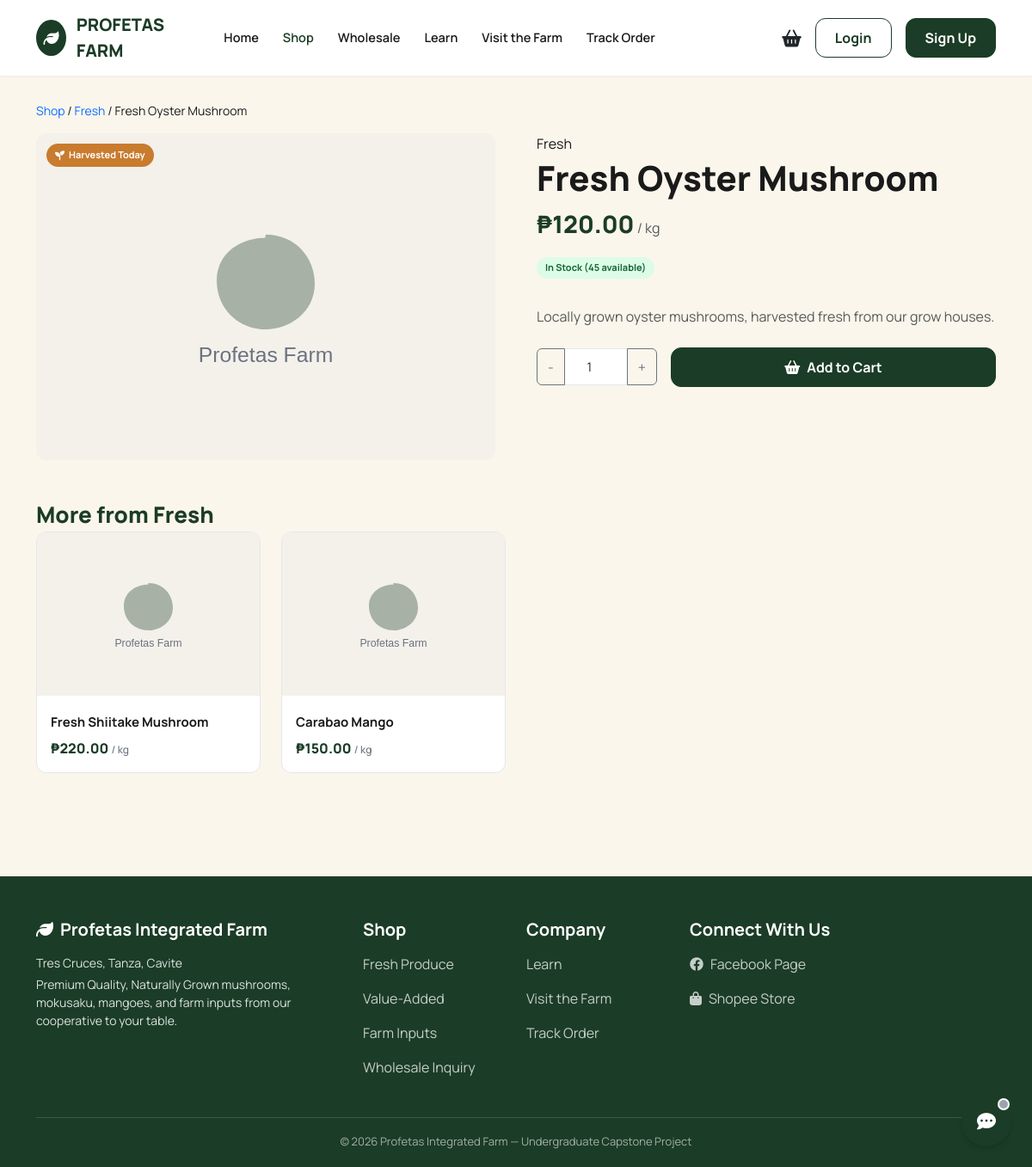
Screenshot of /product.php?id=1 with the database file from the repository.
### tables this page shows
CREATE TABLE products (
    product_id          INT AUTO_INCREMENT PRIMARY KEY,
    name                VARCHAR(100) NOT NULL,
    category            ENUM('Fresh','Value-Added','Farm Inputs') NOT NULL,
    description         TEXT,
    price               DECIMAL(10,2) NOT NULL,
    unit                VARCHAR(20) NOT NULL DEFAULT 'unit',
    image               VARCHAR(255),
    is_harvested_today  TINYINT(1) NOT NULL DEFAULT 0,
    status              ENUM('Active','Inactive') NOT NULL DEFAULT 'Active',
    created_at          TIMESTAMP NOT NULL DEFAULT CURRENT_TIMESTAMP,
    updated_at          TIMESTAMP NOT NULL DEFAULT CURRENT_TIMESTAMP ON UPDATE CURRENT_TIMESTAMP
);

CREATE TABLE site_settings (
    setting_key   VARCHAR(50) PRIMARY KEY,
    setting_value VARCHAR(255)
);

### includes/functions.php (called while the page is built, shortened)
<?php
function peso(float $amount): string
{
    return '₱' . number_format($amount, 2);
}
function stock_status(int $stockQty, int $lowStockThreshold): string
{
    return 'In Stock';
}
function stock_status_class(string $status): string
{
    return match ($status) {
        'In Stock'     => 'stock-in',
        'Low Stock'    => 'stock-low',
        'Out of Stock' => 'stock-out',
        default        => '',
    };
}

### product.php (the view, shortened to what this page needs)
<?php
require_once __DIR__ . '/includes/header.php';
$productId = (int)($_GET['id'] ?? 0);
$stmt = $pdo->prepare(
    "SELECT p.product_id, p.name, p.category, p.description, p.price, p.unit, p.image, p.is_harvested_today,
            COALESCE(i.stock_qty, 0) AS stock_qty, COALESCE(i.low_stock_threshold, 10) AS low_stock_threshold
     FROM products p
     LEFT JOIN inventory i ON i.product_id = p.product_id
     WHERE p.product_id = ? AND p.status = 'Active'"
);
$stmt->execute([$productId]);
$product = $stmt->fetch();
$status = stock_status((int)$product['stock_qty'], (int)$product['low_stock_threshold']);
$inStock = $status !== 'Out of Stock';
$relatedStmt = $pdo->prepare(
    "SELECT p.product_id, p.name, p.price, p.unit, p.image
     FROM products p
     WHERE p.category = ? AND p.status = 'Active' AND p.product_id != ?
     LIMIT 4"
);
$relatedStmt->execute([$product['category'], $productId]);
$related = $relatedStmt->fetchAll();
?>
<div class="container" style="padding-top: 30px; padding-bottom: 60px;">
    <nav aria-label="breadcrumb" class="small mb-3">
        <a href="shop.php">Shop</a> / <a href="shop.php?category=<?php echo urlencode($product['category']); ?>"><?php echo htmlspecialchars($product['category']); ?></a> / <?php echo htmlspecialchars($product['name']); ?>
    </nav>
    <div class="row g-5">
        <div class="col-md-6">
            <div class="product-img-wrap" style="height:380px; border-radius: var(--radius-md); position:relative;">
                <?php if ($product['is_harvested_today']): ?>
                    <span class="harvested-badge"><i class="fas fa-seedling"></i> Harvested Today</span>
                <?php endif; ?>
                <img src="<?php echo htmlspecialchars($product['image'] ?: 'assets/img/products/placeholder.jpg'); ?>" alt="<?php echo htmlspecialchars($product['name']); ?>" onerror="this.onerror=null;this.src='assets/img/placeholder.svg'">
            </div>
        </div>
        <div class="col-md-6">
            <div class="product-cat mb-1"><?php echo htmlspecialchars($product['category']); ?></div>
            <h1 class="mb-2" style="font-weight:800; color:var(--text-main);"><?php echo htmlspecialchars($product['name']); ?></h1>
            <div class="mb-3">
                <span class="fs-3 fw-800" style="color:var(--primary-green); font-weight:800;"><?php echo peso($product['price']); ?></span>
                <span class="text-muted">/ <?php echo htmlspecialchars($product['unit']); ?></span>
            </div>
            <span class="stock-badge <?php echo stock_status_class($status); ?> mb-3 d-inline-block"><?php echo $status; ?> <?php echo $inStock ? '(' . (int)$product['stock_qty'] . ' available)' : ''; ?></span>
            <p class="text-muted mt-3"><?php echo nl2br(htmlspecialchars($product['description'])); ?></p>
            <?php if ($inStock): ?>
                <div class="d-flex align-items-center gap-3 mt-4">
                    <div class="input-group" style="width:140px;">
                        <button class="btn btn-outline-secondary" type="button" onclick="stepQuantity('qtyInput', -1, <?php echo (int)$product['stock_qty']; ?>)">-</button>
                        <input type="number" id="qtyInput" class="form-control text-center" value="1" min="1" max="<?php echo (int)$product['stock_qty']; ?>">
                        <button class="btn btn-outline-secondary" type="button" onclick="stepQuantity('qtyInput', 1, <?php echo (int)$product['stock_qty']; ?>)">+</button>
                    </div>
                    <button class="btn btn-farm-primary flex-grow-1" onclick="addToCart(<?php echo (int)$product['product_id']; ?>, parseInt(document.getElementById('qtyInput').value || 1), this)">
                        <i class="fas fa-shopping-basket me-2"></i>Add to Cart
                    </button>
                </div>
            <?php else: ?>
                <button class="btn btn-farm-outline mt-4" disabled><i class="fas fa-ban me-2"></i>Out of Stock</button>
            <?php endif; ?>
        </div>
    </div>
    <?php if (!empty($related)): ?>
    <section class="mt-5">
        <h2 class="section-title">More from <?php echo htmlspecialchars($product['category']); ?></h2>
        <div class="row g-4">
            <?php foreach ($related as $r): ?>
            <div class="col-6 col-md-3">
                <div class="product-card">
                    <a href="product.php?id=<?php echo (int)$r['product_id']; ?>" class="text-decoration-none text-reset">
                        <div class="product-img-wrap">
                            <img src="<?php echo htmlspecialchars($r['image'] ?: 'assets/img/products/placeholder.jpg'); ?>" alt="<?php echo htmlspecialchars($r['name']); ?>" onerror="this.onerror=null;this.src='assets/img/placeholder.svg'">
                        </div>
                        <div class="product-body">
                            <div class="product-name"><?php echo htmlspecialchars($r['name']); ?></div>
                            <span class="product-price"><?php echo peso($r['price']); ?></span> <span class="product-unit">/ <?php echo htmlspecialchars($r['unit']); ?></span>
                        </div>
                    </a>
                </div>
            </div>
            <?php endforeach; ?>
        </div>
    </section>
    <?php endif; ?>
</div>
<?php require_once __DIR__ . '/includes/footer.php'; ?>

### assets/css/style.css (style rules this page uses)
:root { --primary-green: #1B3C26; --primary-green-light: #2D5A3C; --accent-amber: #C97B2E; --accent-amber-dark: #A8621F; --cream-bg: #FAF6EC; --white: #FFFFFF; --text-main: #1A1A1A; --text-muted: #6B7280; --border-color: #E5E7EB; --success-bg: #DCFCE7; --success-text: #166534; --warning-bg: #FEF3C7; --warning-text: #92400E; --danger-bg: #FEE2E2; --danger-text: #991B1B; --shadow-sm: 0 1px 2px 0 rgba(0, 0, 0, 0.05); --shadow-md: 0 4px 6px -1px rgba(0, 0, 0, 0.1), 0 2px 4px -1px rgba(0, 0, 0, 0.06); --radius-lg: 20px; --radius-md: 12px; --radius-sm: 8px; --font-main: 'Manrope', sans-serif; }
body { font-family: var(--font-main); background-color: var(--cream-bg); color: var(--text-main); }
a { text-decoration: none; }
.btn-farm-primary { background: var(--primary-green); border: 1px solid var(--primary-green); color: #fff; font-weight: 700; border-radius: var(--radius-md); padding: 10px 22px; transition: all 0.15s ease; }
.section-title { font-size: 26px; font-weight: 800; color: var(--primary-green); margin-bottom: 4px; }
.product-card { background: var(--white); border-radius: var(--radius-md); border: 1px solid var(--border-color); overflow: hidden; height: 100%; transition: transform 0.15s ease, box-shadow 0.15s ease; position: relative; }
.product-img-wrap { height: 190px; background: #F3F1EA; display: flex; align-items: center; justify-content: center; overflow: hidden; }
.product-img-wrap img { width: 100%; height: 100%; object-fit: cover; }
.product-card .product-body { padding: 16px; }
.product-card .product-name { font-weight: 700; font-size: 15px; margin: 4px 0 6px; color: var(--text-main); }
.product-card .product-price { font-weight: 800; color: var(--primary-green); font-size: 16px; }
.product-card .product-unit { font-size: 12px; color: var(--text-muted); font-weight: 500; }
.harvested-badge { position: absolute; top: 12px; left: 12px; background: var(--accent-amber); color: #fff; font-size: 11px; font-weight: 700; padding: 5px 10px; border-radius: 20px; display: flex; align-items: center; gap: 5px; z-index: 2; }
.stock-badge { font-size: 11px; font-weight: 700; padding: 4px 10px; border-radius: 20px; display: inline-flex; align-items: center; gap: 5px; }
.stock-in { background: var(--success-bg); color: var(--success-text); }
.form-control, .form-select { border-radius: var(--radius-sm); border: 1px solid var(--border-color); padding: 10px 14px; font-size: 14.5px; }

### rows the page displays
products: category "Fresh", name "Fresh Oyster Mushroom", price "₱120.00", unit "kg", description "Locally grown oyster mushrooms, harvested fresh from our grow houses."
products: name "Fresh Shiitake Mushroom", price "₱220.00", unit "kg"
products: name "Carabao Mango", price "₱150.00", unit "kg"

### other values shown
$status "In Stock"
$product['stock_qty'] "45"
